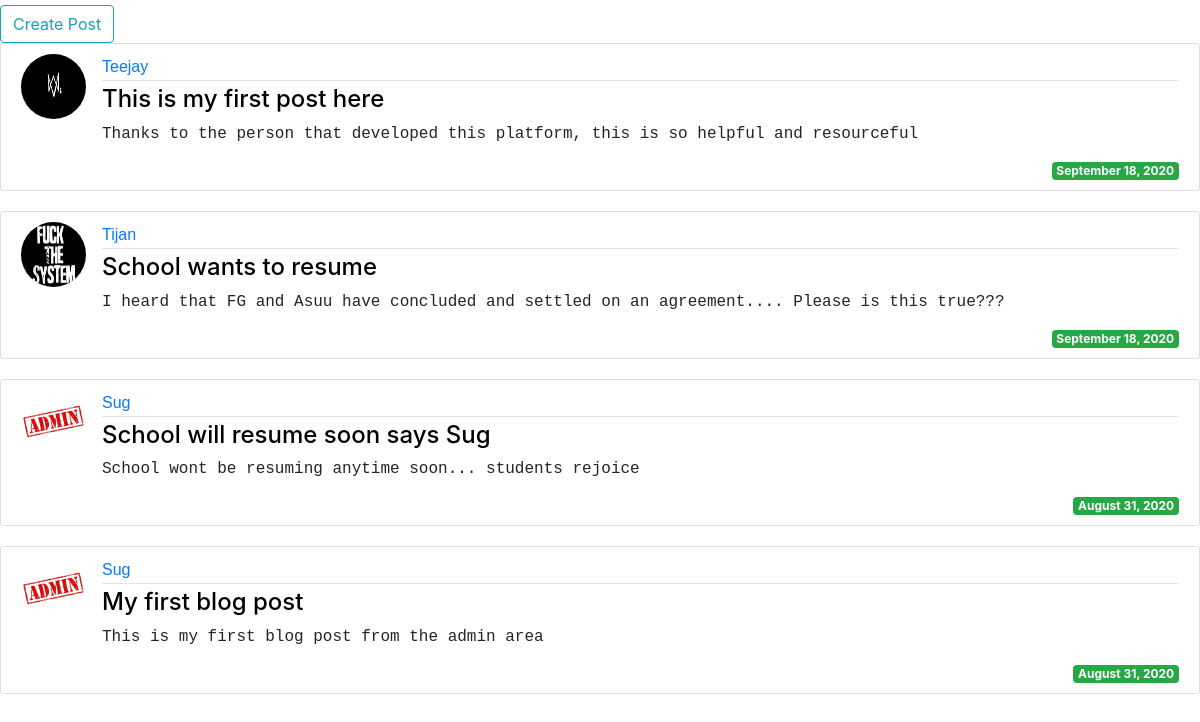
The page /press/ on the database as committed earlier.
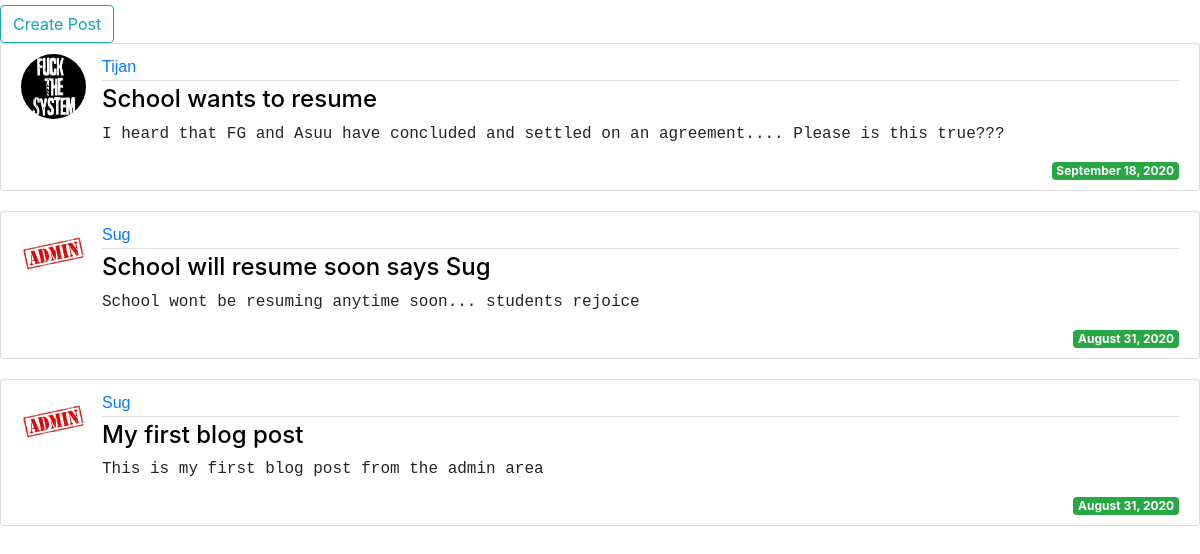
The same page on the database as committed later.
### sug/models.py (models this page shows, shortened)
class Post(models.Model):
    author = models.ForeignKey(User, on_delete=models.CASCADE)
    title = models.CharField(max_length=200)
    content = models.TextField()
    date_posted = models.DateTimeField(auto_now_add=True, null=True)

### user/models.py (models this page shows, shortened)
class Profile(models.Model):
    user = models.OneToOneField(User, on_delete=models.CASCADE)
    image = models.ImageField(default='default.jpg', upload_to = 'profile_pics')

### sug/views.py (the view)
# urls.py: path('press/', PostView.as_view(), name= 'press'),
class PostView(ListView):
    model = Post
    template_name = 'press.html'
    context_object_name = 'Post'
    ordering = ['-date_posted']

### sug/templates/press.html (shortened to what this page needs)
{% extends 'base.html' %}
{% block body %}
    <a class="btn btn-outline-info" href="{% url 'create_post' %}" style="margin-top:5px;">Create Post</a>
    {% for posts in Post %}
        <article class="media content-section">
            <img class ="rounded-circle article-img" src="{{ posts.author.profile.image.url }}">
            <div class="media-body">
                <div class="article-metadata">
                    <a class="mr-2" style="font-family: Arial, Helvetica, sans-serif;">{{ posts.author }}</a>
                </div>
                <h4><a class="article-title" href="{% url 'post_detail' posts.id %}">{{ posts.title }}</a></h4>
                <p class="article-content" style="font-family: monospace;">{{ posts.content }}</p>
                <span class="badge badge-success">{{posts.date_posted|date:"F j, Y"}}</span>
            </div>
        </article>
    {% endfor %}
{% endblock %}

### sug/templates/base.html (shortened to what this page needs)
{%load static %}
<!doctype html>
<html lang="en">
  <head>
    <link rel="stylesheet" href="https://stackpath.bootstrapcdn.com/bootstrap/4.5.2/css/bootstrap.min.css">
    <link rel="stylesheet" type="text/css" href="{% static 'main.css' %}">
  </head>
  <body>
    {% block body %}{% endblock %}
  </body>
</html>

### sug/templates/press.html (style rules this page uses)
.content-section { background: #ffffff; padding: 10px 20px; border: 1px solid #dddddd; border-radius: 3px; margin-bottom: 20px; }
.article-title { color: black; }
.article-content { white-space: pre-line; }
.mr-2 { text-decoration: none; }
.article-img { height: 65px; width: 65px; margin-right: 16px; }
.article-metadata { padding-bottom: 1px; margin-bottom: 4px; border-bottom: 1px solid #e3e3e3 }
.badge-success { float: right; }

Rows that differ between the two databases and show on the page:
removed Post: author.profile.image (picture), author "Teejay", title "This is my first post here", content "Thanks to the person that developed this platform, this is so helpful and resourceful", date_posted "September 18, 2020"
